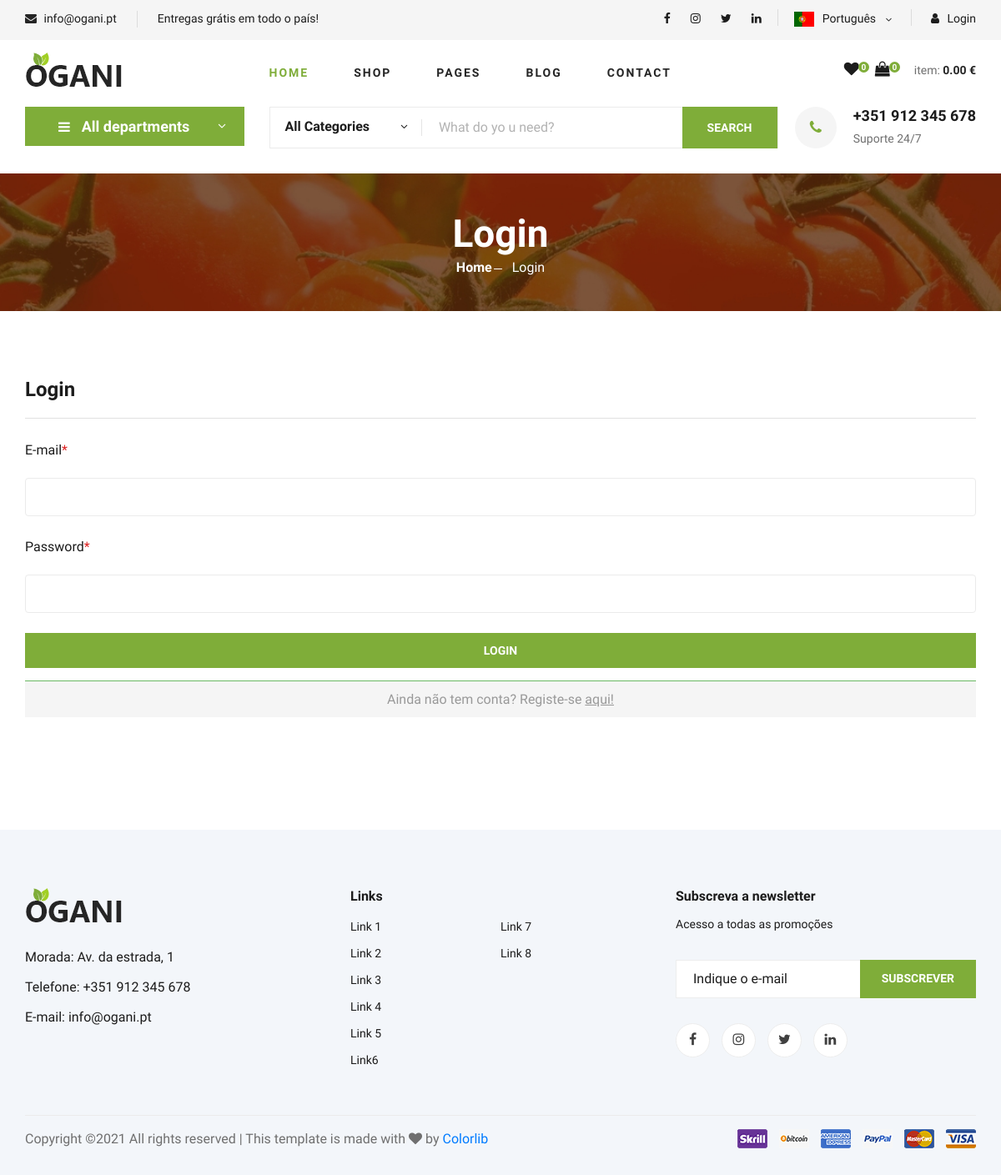
The page /login.php on the database its author committed.
### tables this page shows
CREATE TABLE `variaveispt` (
  `id` int(11) NOT NULL,
  `email` varchar(40) NOT NULL,
  `textotopo` varchar(250) NOT NULL,
  `logotipo` varchar(25) DEFAULT NULL,
  `morada` varchar(80) DEFAULT NULL,
  `telefone` varchar(30) NOT NULL,
  `emailFooter` varchar(80) NOT NULL,
  `linksUteis` varchar(50) DEFAULT NULL,
  `joinNewsletter` varchar(100) DEFAULT NULL,
  `textoNewsletter` varchar(100) DEFAULT NULL,
  `inputNewsletter` varchar(100) DEFAULT NULL,
  `buttonNewsletter` varchar(25) DEFAULT NULL,
  `suporteTelefone` varchar(30) DEFAULT NULL,
  `suporteTexto` varchar(80) DEFAULT NULL
);

CREATE TABLE `redessociais` (
  `id` int(11) NOT NULL,
  `class` varchar(30) NOT NULL,
  `link` varchar(30) NOT NULL
);

CREATE TABLE `linksuteis` (
  `id` int(11) NOT NULL,
  `link` varchar(100) NOT NULL,
  `texto` varchar(100) NOT NULL
);

### login.php (the view, shortened to what this page needs)
<?php
require_once("connection/connection.php");
$emailErr = $passwordErr = $loginErr="";
$email = $password = "";
?>
<!DOCTYPE html>
<html lang="pt">
<head>
    <link rel="stylesheet" href="css/bootstrap.min.css" type="text/css">
    <link rel="stylesheet" href="css/font-awesome.min.css" type="text/css">
    <link rel="stylesheet" href="css/elegant-icons.css" type="text/css">
    <link rel="stylesheet" href="css/nice-select.css" type="text/css">
    <link rel="stylesheet" href="css/jquery-ui.min.css" type="text/css">
    <link rel="stylesheet" href="css/owl.carousel.min.css" type="text/css">
    <link rel="stylesheet" href="css/slicknav.min.css" type="text/css">
    <link rel="stylesheet" href="css/style.css" type="text/css">
</head>
<body onload="onload()">
    <?php require_once("header.php"); ?>
    <section class="hero hero-normal">
        <div class="container">
            <div class="row">
                <div class="col-lg-3">
                    <div class="hero__categories">
                        <div class="hero__categories__all">
                            <i class="fa fa-bars"></i>
                            <span>All departments</span>
                        </div>
                    </div>
                </div>
                <div class="col-lg-9">
                    <div class="hero__search">
                        <div class="hero__search__form">
                            <form action="#">
                                <div class="hero__search__categories">
                                    All Categories
                                    <span class="arrow_carrot-down"></span>
                                </div>
                                <input type="text" placeholder="What do yo u need?">
                                <button type="submit" class="site-btn">SEARCH</button>
                            </form>
                        </div>
                        <div class="hero__search__phone">
                            <div class="hero__search__phone__icon">
                                <i class="fa fa-phone"></i>
                            </div>
                            <div class="hero__search__phone__text">
                                <h5><?= $row_rsVariaveis['suporteTelefone']?></h5>
                                <span><?= $row_rsVariaveis['suporteTexto']?></span>
                            </div>
                        </div>
                    </div>
                </div>
            </div>
        </div>
    </section>
    <section class="breadcrumb-section set-bg" data-setbg="img/breadcrumb.jpg">
        <div class="container">
            <div class="row">
                <div class="col-lg-12 text-center">
                    <div class="breadcrumb__text">
                        <h2>Login</h2>
                        <div class="breadcrumb__option">
                            <a href="./index.php">Home</a>
                            <span>Login</span>
                        </div>
                    </div>
                </div>
            </div>
        </div>
    </section>
    <section class="checkout spad">
        <div class="container">
            <div class="checkout__form">
                <h4>Login</h4>
                <form method="POST" action="login.php">
                    <div class="row">
                        <div class="col-lg-12 col-md-12">
                                <div class="checkout__input">
                                    <p>E-mail<span>*</span><span style="color: red;"><?= $emailErr?></span></p>
                                    <input type="email" name="email" value="<?= $email?>" required>
                                </div>
                                <div class="checkout__input">
                                    <p>Password<span>*</span><span style="color: red;"><?= $passwordErr?></span></p>
                                    <input type="password" name="password" value="<?= $password?>" required>
                                </div>
                            <h5><span style="color: red;"><?= $loginErr?></span>
                            <button type="submit" class="site-btn" style="width: 100%;">LOGIN</button>
                            <h6 style="margin-top: 15px;">Ainda não tem conta? Registe-se <a href="register.php">aqui!</a></h6>
                    </div>
                </form>
            </div>
        </div>
    </section>
    <?php require_once("footer.php"); ?>
</body>
</html>

### header.php (shortened to what this page needs)
<?php
if (isset($_GET['lang'])) {
    $lang=$_GET['lang'];
    setcookie("lang",$lang);
  }
  else
    if (isset($_COOKIE['lang'])) {
      $lang=$_COOKIE['lang'];
    }
    else {
      $lang="pt";
    }
$qVariaveis = "SELECT * FROM variaveis$lang";
$rsVariaveis = $csogani->query($qVariaveis);
$rsVariaveis->data_seek(0);
$row_rsVariaveis=$rsVariaveis->fetch_assoc();
$qRedesSociais = "SELECT * FROM redessociais";
$rsRedesSociais = $csogani->query($qRedesSociais);
$rsRedesSociais->data_seek(0);
?>
<header class="header">
        <div class="header__top">
            <div class="container">
                <div class="row">
                    <div class="col-lg-6 col-md-6">
                        <div class="header__top__left">
                            <ul>
                                <li><i class="fa fa-envelope"></i> <?= $row_rsVariaveis['email']?></li>
                                <li><?= $row_rsVariaveis['textotopo']?></li>
                            </ul>
                        </div>
                    </div>
                    <div class="col-lg-6 col-md-6">
                        <div class="header__top__right">
                            <div class="header__top__right__social">
                            <?php while ($row_rsRedesSociais = $rsRedesSociais->fetch_assoc()) {  ?>
                                <a href="<?= $row_rsRedesSociais['link']?>"><i class="<?= $row_rsRedesSociais['class']?>"></i></a>
                            <?php } ?>
                            </div>
                            <div class="header__top__right__language">
                                <img src="img/<?= $lang?>.png" alt="">
                                <div><?php
                                    switch ($lang) {
                                        case "pt": echo "Português"; break;
                                    }
                                ?></div>
                                <span class="arrow_carrot-down"></span>
                            </div>
                            <div class="header__top__right__auth">
                                <?php if (!isset($_SESSION['loginDone'])||$_SESSION['loginDone']!=true) {?>
                                    <a href="login.php"><i class="fa fa-user"></i> Login</a>
                                <?php } else { ?>
                                    <a href="logout.php"><i class="fa fa-user"></i> Logout</a>
                                <?php } ?>
                            </div>
                        </div>
                    </div>
                </div>
            </div>
        </div>
        <div class="container">
            <div class="row">
                <div class="col-lg-3">
                    <div class="header__logo">
                        <a href="./index.php"><img src="img/<?= $row_rsVariaveis['logotipo']?>" alt=""></a>
                    </div>
                </div>
                <div class="col-lg-6">
                    <nav class="header__menu">
                        <ul>
                            <li class="active"><a href="./index.php">Home</a></li>
                            <li><a href="./shop-grid.html">Shop</a></li>
                            <li><a href="#">Pages</a>
                            </li>
                            <li><a href="./blog.html">Blog</a></li>
                            <li><a href="./contact.html">Contact</a></li>
                        </ul>
                    </nav>
                </div>
                <div class="col-lg-3">
                    <div class="header__cart">
                        <ul>
                            <li><a href="#"><i class="fa fa-heart"></i> <span>0</span></a></li>
                            <li><a href="shoping-cart.php"><i class="fa fa-shopping-bag"></i> <span id="numProds">0</span></a></li>
                        </ul>
                        <div class="header__cart__price">item: <span id="total">0.00 €</span></div>
                    </div>
                </div>
            </div>
        </div>
    </header>

### footer.php (shortened to what this page needs)
<?php
if (isset($_GET['lang'])) {
    $lang=$_GET['lang'];
    setcookie("lang",$lang);
  }
  else
    if (isset($_COOKIE['lang'])) {
      $lang=$_COOKIE['lang'];
    }
    else {
      $lang="pt";
    }
$qVariaveis = "SELECT * FROM variaveis$lang";
$rsVariaveis = $csogani->query($qVariaveis);
$rsVariaveis->data_seek(0);
$row_rsVariaveis=$rsVariaveis->fetch_assoc();
$qRedesSociais = "SELECT * FROM redessociais";
$rsRedesSociais = $csogani->query($qRedesSociais);
$rsRedesSociais->data_seek(0);
$qLinks = "SELECT * FROM linksuteis";
$rsLinks = $csogani->query($qLinks);
$rsLinks->data_seek(0);
?>
<footer class="footer spad">
        <div class="container">
            <div class="row">
                <div class="col-lg-3 col-md-6 col-sm-6">
                    <div class="footer__about">
                        <div class="footer__about__logo">
                            <a href="./index.html"><img src="img/<?= $row_rsVariaveis['logotipo']?>" alt=""></a>
                        </div>
                        <ul>
                            <li><?= $row_rsVariaveis['morada']?></li>
                            <li><?= $row_rsVariaveis['telefone']?></li>
                            <li><?= $row_rsVariaveis['emailFooter']?></li>
                        </ul>
                    </div>
                </div>
                <div class="col-lg-4 col-md-6 col-sm-6 offset-lg-1">
                    <div class="footer__widget">
                        <h6><?= $row_rsVariaveis['linksUteis']?></h6>
                        <ul>
                        <?php
                            $numLinks=1;
                            while ($row_rsLinks = $rsLinks->fetch_assoc()) {
                                if ($numLinks==7) {
                                    echo "</ul><ul>";
                                }
                                ?>
                            <li><a href="<?= $row_rsLinks['link']?>"><?= $row_rsLinks['texto']?></a></li>
                        <?php
                            $numLinks++;
                            } ?>
                        </ul>
                    </div>
                </div>
                <div class="col-lg-4 col-md-12">
                    <div class="footer__widget">
                        <h6><?= $row_rsVariaveis['joinNewsletter']?></h6>
                        <p><?= $row_rsVariaveis['textoNewsletter']?></p>
                        <form action="#">
                            <input type="text" placeholder="<?= $row_rsVariaveis['inputNewsletter']?>">
                            <button type="submit" class="site-btn"><?= $row_rsVariaveis['buttonNewsletter']?></button>
                        </form>
                        <div class="footer__widget__social">
                        <?php
                        $rsRedesSociais->data_seek(0);
                        while ($row_rsRedesSociais = $rsRedesSociais->fetch_assoc()) {  ?>
                                <a href="<?= $row_rsRedesSociais['link']?>"><i class="<?= $row_rsRedesSociais['class']?>"></i></a>
                            <?php } ?>
                        </div>
                    </div>
                </div>
            </div>
            <div class="row">
                <div class="col-lg-12">
                    <div class="footer__copyright">
                        <div class="footer__copyright__text"><p>
  Copyright &copy;<script>document.write(new Date().getFullYear());</script> All rights reserved | This template is made with <i class="fa fa-heart" aria-hidden="true"></i> by <a href="https://colorlib.com" target="_blank">Colorlib</a>
  </p></div>
                        <div class="footer__copyright__payment"><img src="img/payment-item.png" alt=""></div>
                    </div>
                </div>
            </div>
        </div>
    </footer>

### rows shown on the page
variaveispt: email "info@ogani.pt", textotopo "Entregas grátis em todo o país!", logotipo (picture), suporteTelefone "+351 912 345 678", suporteTexto "Suporte 24/7", morada "Morada: Av. da estrada, 1", telefone "Telefone: +351 912 345 678", emailFooter "E-mail: info@ogani.pt", linksUteis "Links", joinNewsletter "Subscreva a newsletter", textoNewsletter "Acesso a todas as promoções", inputNewsletter "Indique o e-mail", buttonNewsletter "SUBSCREVER"
linksuteis: texto "Link 1"
linksuteis: texto "Link 2"
linksuteis: texto "Link 3"
linksuteis: texto "Link 4"
linksuteis: texto "Link 5"
linksuteis: texto "Link6"
linksuteis: texto "Link 7"
linksuteis: texto "Link 8"
